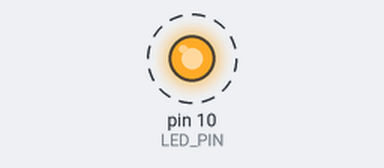
This program was run on a simulated Raspberry Pi (header pin numbers), started with the argument 3. Shown: output pins drawn as LEDs (lit = HIGH). Dashed ring = blinking. At 6.0 s the program stops and its outputs stay as they are.

Above: at 0.5 s.
Timing chart, 0 to 4.6 s (numbered marks = the images above):
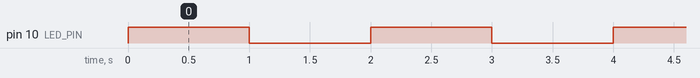

Measured:
- by itself, pin 10 (LED_PIN): alternates HIGH for 1.0 s and LOW for 1.0 s, 6 changes in all, then stays LOW

The program:

led2.py
```python
import RPi.GPIO as GPIO
import time
import sys

# Establecer el modo de numeración de los pines
GPIO.setmode(GPIO.BOARD)
# Pin al que está conectado el LED
LED_PIN = 10
GPIO.setup(LED_PIN, GPIO.OUT)

def blink_led(times, delay=1):
    """
    Función para hacer parpadear un LED.

    :param times: Número de veces que el LED parpadeará.
    :param delay: Retardo entre encendido y apagado en segundos.
    """
    for _ in range(times):
        GPIO.output(LED_PIN, GPIO.HIGH)  # Encender el LED
        time.sleep(delay)                # Esperar
        GPIO.output(LED_PIN, GPIO.LOW)   # Apagar el LED
        time.sleep(delay)                # Esperar

if __name__ == "__main__":
    if len(sys.argv) != 2:
        print("Uso: python led2.py <n>")
        sys.exit(1)

    n = int(sys.argv[1])
    try:
        blink_led(n)
    finally:
        GPIO.cleanup()  # Limpiar los recursos utilizados
```
